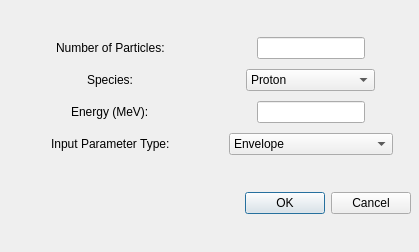
<?xml version="1.0" encoding="UTF-8"?>
<ui version="4.0">
 <class>Generate_Main</class>
 <widget class="QMainWindow" name="Generate_Main">
  <property name="geometry">
   <rect>
    <x>0</x>
    <y>0</y>
    <width>419</width>
    <height>252</height>
   </rect>
  </property>
  <property name="sizePolicy">
   <sizepolicy hsizetype="Fixed" vsizetype="Fixed">
    <horstretch>0</horstretch>
    <verstretch>0</verstretch>
   </sizepolicy>
  </property>
  <property name="windowTitle">
   <string>Generate Distribution</string>
  </property>
  <widget class="QWidget" name="centralwidget">
   <property name="sizePolicy">
    <sizepolicy hsizetype="Preferred" vsizetype="Minimum">
     <horstretch>0</horstretch>
     <verstretch>0</verstretch>
    </sizepolicy>
   </property>
   <widget class="QWidget" name="verticalLayoutWidget">
    <property name="geometry">
     <rect>
      <x>10</x>
      <y>10</y>
      <width>401</width>
      <height>232</height>
     </rect>
    </property>
    <layout class="QVBoxLayout" name="verticalLayout_3">
     <property name="spacing">
      <number>0</number>
     </property>
     <item>
      <layout class="QGridLayout" name="gridLayout">
       <item row="2" column="0" alignment="Qt::AlignHCenter|Qt::AlignVCenter">
        <widget class="QLabel" name="tr_label">
         <property name="text">
          <string>Species:</string>
         </property>
        </widget>
       </item>
       <item row="5" column="0">
        <spacer name="verticalSpacer_2">
         <property name="orientation">
          <enum>Qt::Vertical</enum>
         </property>
         <property name="sizeType">
          <enum>QSizePolicy::Fixed</enum>
         </property>
         <property name="sizeHint" stdset="0">
          <size>
           <width>20</width>
           <height>10</height>
          </size>
         </property>
        </spacer>
       </item>
       <item row="0" column="2" alignment="Qt::AlignHCenter">
        <widget class="QLineEdit" name="lineEdit">
         <property name="maximumSize">
          <size>
           <width>164</width>
           <height>16777215</height>
          </size>
         </property>
        </widget>
       </item>
       <item row="0" column="0" alignment="Qt::AlignHCenter|Qt::AlignVCenter">
        <widget class="QLabel" name="tl_label">
         <property name="text">
          <string>Number of Particles:</string>
         </property>
        </widget>
       </item>
       <item row="6" column="0" alignment="Qt::AlignHCenter|Qt::AlignVCenter">
        <widget class="QLabel" name="bl_label">
         <property name="text">
          <string>Input Parameter Type:</string>
         </property>
        </widget>
       </item>
       <item row="6" column="2" alignment="Qt::AlignHCenter">
        <widget class="QComboBox" name="comboBox_2">
         <property name="minimumSize">
          <size>
           <width>164</width>
           <height>0</height>
          </size>
         </property>
         <item>
          <property name="text">
           <string>Envelope</string>
          </property>
         </item>
         <item>
          <property name="text">
           <string>Twiss</string>
          </property>
         </item>
        </widget>
       </item>
       <item row="2" column="2" alignment="Qt::AlignHCenter">
        <widget class="QComboBox" name="comboBox">
         <item>
          <property name="text">
           <string>Proton</string>
          </property>
         </item>
         <item>
          <property name="text">
           <string>Electron</string>
          </property>
         </item>
         <item>
          <property name="text">
           <string>Dihydrogen cation</string>
          </property>
         </item>
         <item>
          <property name="text">
           <string>Alpha particle</string>
          </property>
         </item>
        </widget>
       </item>
       <item row="4" column="2" alignment="Qt::AlignHCenter">
        <widget class="QLineEdit" name="energy">
         <property name="maximumSize">
          <size>
           <width>164</width>
           <height>16777215</height>
          </size>
         </property>
        </widget>
       </item>
       <item row="4" column="0" alignment="Qt::AlignHCenter">
        <widget class="QLabel" name="label">
         <property name="text">
          <string>Energy (MeV):</string>
         </property>
        </widget>
       </item>
       <item row="3" column="0">
        <spacer name="verticalSpacer_4">
         <property name="orientation">
          <enum>Qt::Vertical</enum>
         </property>
         <property name="sizeType">
          <enum>QSizePolicy::Fixed</enum>
         </property>
         <property name="sizeHint" stdset="0">
          <size>
           <width>20</width>
           <height>10</height>
          </size>
         </property>
        </spacer>
       </item>
       <item row="1" column="0">
        <spacer name="verticalSpacer_3">
         <property name="orientation">
          <enum>Qt::Vertical</enum>
         </property>
         <property name="sizeType">
          <enum>QSizePolicy::Fixed</enum>
         </property>
         <property name="sizeHint" stdset="0">
          <size>
           <width>20</width>
           <height>10</height>
          </size>
         </property>
        </spacer>
       </item>
      </layout>
     </item>
     <item>
      <spacer name="verticalSpacer">
       <property name="orientation">
        <enum>Qt::Vertical</enum>
       </property>
       <property name="sizeType">
        <enum>QSizePolicy::Fixed</enum>
       </property>
       <property name="sizeHint" stdset="0">
        <size>
         <width>20</width>
         <height>10</height>
        </size>
       </property>
      </spacer>
     </item>
     <item>
      <widget class="QDialogButtonBox" name="buttonBox">
       <property name="standardButtons">
        <set>QDialogButtonBox::Cancel|QDialogButtonBox::Ok</set>
       </property>
      </widget>
     </item>
    </layout>
   </widget>
  </widget>
 </widget>
 <resources/>
 <connections/>
</ui>
